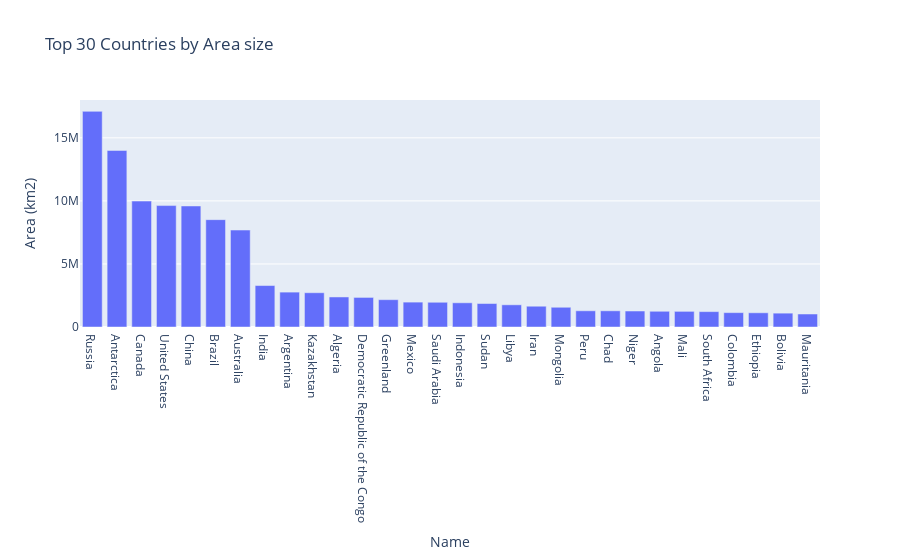

This figure's notebook cell:
### Code cell
# Sort the DataFrame by Area size in descending order and select the top 30
top_30_countries2 = df.sort_values(by='Area (km2)', ascending=False).head(30)

fig2 = px.bar(top_30_countries2, x='Name', y='Area (km2)', title='Top 30 Countries by Area size')
fig2.show()

### Figure 1 — Plotly figure (JSON) as saved in the notebook; plotly's stock layout.template omitted (floating-point values rounded to 4 significant figures)
{"data": [{"alignmentgroup": "True", "hovertemplate": "Name=%{x}<br>Area (km2)=%{y}<extra></extra>", "legendgroup": "", "marker": {"color": "#636efa", "pattern": {"shape": ""}}, "name": "", "offsetgroup": "", "orientation": "v", "showlegend": false, "textposition": "auto", "type": "bar", "x": ["Russia", "Antarctica", "Canada", "United States", "China", "Brazil", "Australia", "India", "Argentina", "Kazakhstan", "Algeria", "Democratic Republic of the Congo", "Greenland", "Mexico", "Saudi Arabia", "Indonesia", "Sudan", "Libya", "Iran", "Mongolia", "Peru", "Chad", "Niger", "Angola", "Mali", "South Africa", "Colombia", "Ethiopia", "Bolivia", "Mauritania"], "xaxis": "x", "y": [17100000, 14000000, 9984670, 9629091, 9596960, 8511965, 7686850, 3287590, 2766890, 2717300, 2381740, 2345410, 2166086, 1972550, 1960582, 1919440, 1861484, 1759540, 1648000, 1565000, 1285220, 1284000, 1267000, 1246700, 1240000, 1219912, 1138910, 1127127, 1098580, 1030700], "yaxis": "y"}], "layout": {"autosize": true, "barmode": "relative", "legend": {"tracegroupgap": 0}, "title": {"text": "Top 30 Countries by Area size"}, "xaxis": {"anchor": "y", "autorange": true, "domain": [0, 1], "range": [-0.5, 29.5], "title": {"text": "Name"}, "type": "category"}, "yaxis": {"anchor": "x", "autorange": true, "domain": [0, 1], "range": [0, 18000000], "title": {"text": "Area (km2)"}, "type": "linear"}}}
